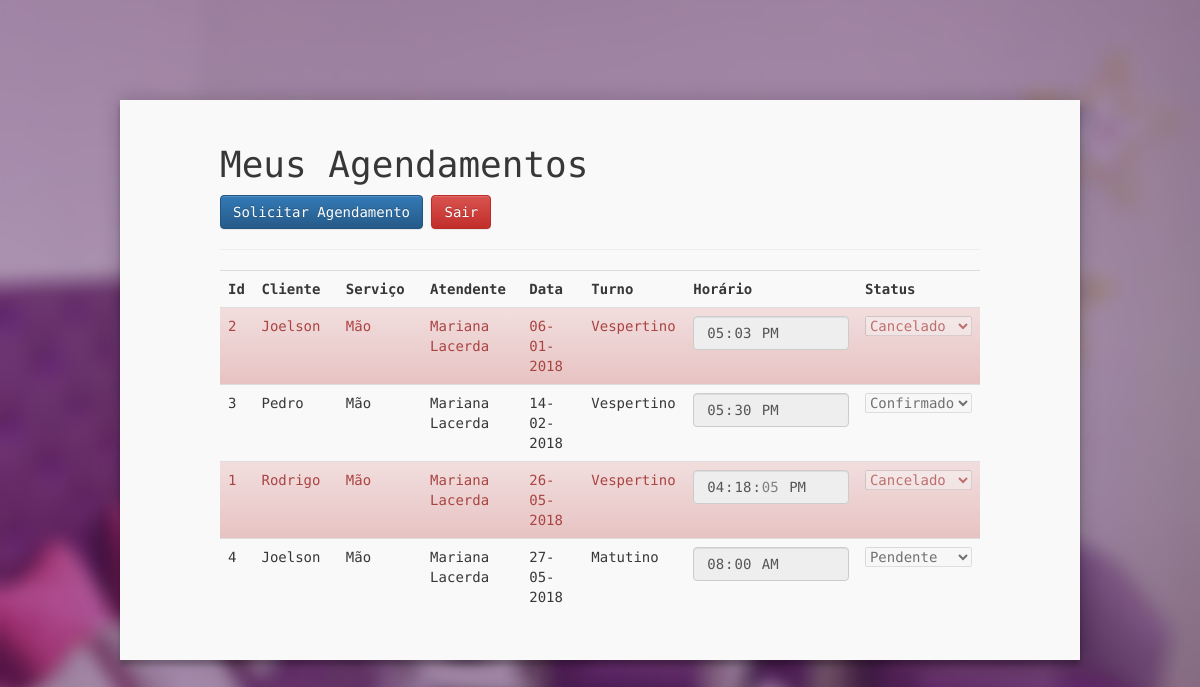
Page /sistema/listarAgendamentoUser.php on the committed database.
### tables this page shows
CREATE TABLE `agendamento` (
  `id` int(11) unsigned NOT NULL AUTO_INCREMENT,
  `id_cliente` int(11) unsigned NOT NULL,
  `atendente_servico_id` int(10) unsigned DEFAULT NULL,
  `status_id` int(10) unsigned DEFAULT NULL,
  `data` date NOT NULL,
  `turno` mediumtext NOT NULL,
  `horario` time DEFAULT NULL,
  PRIMARY KEY (`id`),
  UNIQUE KEY `id_UNIQUE` (`id`),
  KEY `fk_agendamento_1_idx` (`id_cliente`),
  KEY `fk_agendamento_1_idx1` (`status_id`),
  KEY `fk_agendamento_3_idx` (`atendente_servico_id`),
  KEY `index6` (`atendente_servico_id`,`data`,`horario`),
  CONSTRAINT `fk_agendamento_1` FOREIGN KEY (`status_id`) REFERENCES `status` (`id`),
  CONSTRAINT `fk_agendamento_2` FOREIGN KEY (`id_cliente`) REFERENCES `customers` (`id`),
  CONSTRAINT `fk_agendamento_3` FOREIGN KEY (`atendente_servico_id`) REFERENCES `atendentes_servicos` (`id`) ON UPDATE NO ACTION
);

CREATE TABLE `customers` (
  `id` int(11) unsigned NOT NULL AUTO_INCREMENT,
  `nome` varchar(45) NOT NULL,
  `sobrenome` varchar(45) NOT NULL,
  `telefone` varchar(15) NOT NULL,
  `nascimento` date NOT NULL,
  `senha` varchar(32) NOT NULL,
  `email` varchar(45) NOT NULL,
  `cep` varchar(8) NOT NULL,
  `rua` varchar(45) NOT NULL,
  `bairro` varchar(45) NOT NULL,
  `cidade` varchar(45) NOT NULL,
  `uf` varchar(2) NOT NULL,
  PRIMARY KEY (`id`),
  UNIQUE KEY `index2` (`email`),
  UNIQUE KEY `id_UNIQUE` (`id`)
);

CREATE TABLE `servicos` (
  `id` int(11) unsigned NOT NULL AUTO_INCREMENT,
  `nome` varchar(100) NOT NULL,
  PRIMARY KEY (`id`),
  UNIQUE KEY `index2` (`nome`),
  UNIQUE KEY `id_UNIQUE` (`id`)
);

CREATE TABLE `atendentes` (
  `id` int(11) unsigned NOT NULL AUTO_INCREMENT,
  `nome` varchar(100) NOT NULL,
  PRIMARY KEY (`id`),
  UNIQUE KEY `index2` (`nome`),
  UNIQUE KEY `id_UNIQUE` (`id`)
);

### sistema/listarAgendamentoUser.php (the view, shortened to what this page needs)
<?php
require_once './lib/conn.php';
?>
<!DOCTYPE html>
<html>
    <head>
        <link rel="stylesheet" href="https://maxcdn.bootstrapcdn.com/bootstrap/3.3.7/css/bootstrap.min.css">
        <link rel="stylesheet" href="https://maxcdn.bootstrapcdn.com/bootstrap/3.3.7/css/bootstrap-theme.min.css">
        <link href="../css/sistema.css" rel="stylesheet">
    </head>
    <body>
        <div class="boxAgendar">
            <h1>Meus Agendamentos</h1>
            <a class="btn btn-primary" href="cadastrarAgendamentoUser.php" role="button">Solicitar Agendamento</a>
            <a class="btn btn-danger" href="../sair.php" role="button">Sair</a>
            <br>
            <hr>
            <table class="table table-striped">
                <tr>
                    <th width="5%">Id</th>
                    <th width="20%">Cliente</th>
                    <th width="20%">Serviço</th>
                    <th width="20%">Atendente</th>
                    <th width="20%">Data</th>
                    <th width="20%">Turno</th>
                    <th width="10%">Horário</th>
                    <th width="10%">Status</th>
                </tr>
                <?php
                $sql = "SELECT ";
                $sql .= "    ag.id ";
                $sql .= "    ,ag.id_cliente ";
                $sql .= "    ,DATE_FORMAT(ag.data, '%d-%m-%Y') AS data";
                $sql .= "    ,ag.turno ";
                $sql .= "    ,ag.horario ";
                $sql .= "    ,ag.status_id ";
                $sql .= "    ,c.nome AS cliente ";
                $sql .= "    ,ats.id AS atendente_servico_id ";
                $sql .= "    ,ats.servico_id ";
                $sql .= "    ,ats.atendente_id ";
                $sql .= "    ,se.nome AS servico ";
                $sql .= "    ,a.nome  AS atendente ";
                $sql .= "FROM  ";
                $sql .= "    agendamento ag ";
                $sql .= "    INNER JOIN customers c ON  (ag.id_cliente = c.id) ";
                $sql .= "    INNER JOIN atendentes_servicos ats ON (ag.atendente_servico_id = ats.id) ";
                $sql .= "    INNER JOIN atendentes a  ON (ats.atendente_id = a.id) ";
                $sql .= "    INNER JOIN servicos   se ON (ats.servico_id   =  se.id) ";
                $sql .= "WHERE 1=1 ";
                $sql .= " ORDER BY ag.data, ag.horario ";
                $retorno = $db->query($sql);
                $turno = [
                    'M' => 'Matutino',
                    'V' => 'Vespertino',
                    'MV' => 'Matutino e Vespertino',
                ];
                while ($registro = $retorno->fetch_array()):
                    ?>
                    <tr class="<?php echo ($registro['status_id'] == 3 ? 'alert-danger' : null) ?>">
                        <td><?php echo $registro['id'] ?></td>
                        <td><?php echo $registro['cliente'] ?></td>
                        <td><?php echo $registro['servico'] ?></td>
                        <td><?php echo $registro['atendente'] ?></td>
                        <td><?php echo $registro['data'] ?></td>
                        <td><?php echo $turno[$registro['turno']] ?></td>
                        <td>
                            <input type="time" class="form-control" id="horario" name="horario" value="<?php echo $registro['horario'] ?>"
                                <?php echo (!isset($_SESSION['administrator']) ? 'disabled' : null) ?> onblur="$.alteraHorario(this, <?php echo $registro['id'] ?>);">
                        </td>
                        <td>
                            <?php
                            $sql = "SELECT id, nome FROM status ORDER BY nome";
                            $rs = $db->query($sql);
                            ?>
                            <select name="status_id" <?php echo (!isset($_SESSION['administrator']) ? 'disabled' : null) ?> onchange="$.alteraStatus(this, <?php echo $registro['id'] ?>);">
                                <?php
                                while ($row = $rs->fetch_array()):
                                    if ($registro['status_id'] == $row['id']):
                                        echo '<option value="' . $row['id'] . '" selected>' . $row['nome'] . '</option>';
                                    else:
                                        echo '<option value="' . $row['id'] . '">' . $row['nome'] . '</option>';
                                    endif;
                                endwhile;
                                ?>
                            </select>
                        </td>
                    </tr>
                    <?php
                endwhile;
                ?>
            </table>
        </div>
    </body>
</html>

### css/sistema.css (style rules this page uses)
body { background:url("../img/header-bgestrelafocus.jpg")no-repeat; color: #373737; font-family: 'Encode Sans Condensed', sans-serif; }
th { text-align: left; }
.boxAgendar { width: 80%; background: #F9F9F9; padding: 25px; padding-left: 100px; padding-right: 100px; margin: 100px 0 auto; margin-left: auto; margin-right: auto; box-shadow: 0 0 20px 0 rgba(0, 0, 0, 0.2), 0 5px 5px 0 rgba(0, 0, 0, 0.24); }

### rows in the picture
agendamento: id "2", id_cliente.nome "Joelson", servicos.nome "Mão", atendentes.nome "Mariana Lacerda", data "06-01-2018", turno "Vespertino", horario "17:03:00"
agendamento: id "3", id_cliente.nome "Pedro", servicos.nome "Mão", atendentes.nome "Mariana Lacerda", data "14-02-2018", turno "Vespertino", horario "17:30:00"
agendamento: id "1", id_cliente.nome "Rodrigo", servicos.nome "Mão", atendentes.nome "Mariana Lacerda", data "26-05-2018", turno "Vespertino", horario "16:18:05"
agendamento: id "4", id_cliente.nome "Joelson", servicos.nome "Mão", atendentes.nome "Mariana Lacerda", data "27-05-2018", turno "Matutino", horario "08:00:00"

### other values in the picture
form field status_id "Cancelado"
form field status_id "Confirmado"
form field status_id "Pendente"
